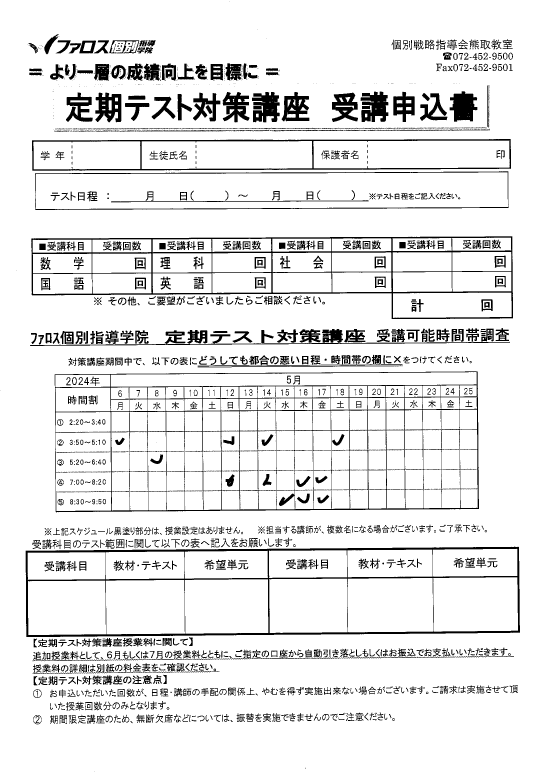
#> input picture photo_devel/timetable_page2.png, 1632 x 2325 px (shown at 1/3 size)
$ python photo3.py
#> lines starting #> are read from the running program, lines starting #| are printed output that depends on the picture; after the words box and inside, x2 and y2 are one past the last pixel; in counts of white or black regions, pixels touching at a corner belong together; long printed decimals are rounded
import cv2
import fitz
import sys
import os
import numpy as np
import matplotlib.pyplot as plt

def consecutive(array, isVertical=True, sequential = 10):
    # 各1成分目が0か1に更新されるリストを生成
    if not isVertical:
        array = array.T
    updated_first_component = [
        0 if 0 in row[:] else 1  # 0があれば1成分目を0に
        for row in array
    ]
    # 更新後のリストから連続する1の数をチェック
    current_consecutive_ones = 0
    for value in updated_first_component:
        if value == 1:
            current_consecutive_ones += 1
            if current_consecutive_ones >= sequential:  # 10回連続0が見つかれば True を返す
                return True
        else:
            current_consecutive_ones = 0
    return False  # 10回連続が見つからなければ False を返す

# 画像の読み込み
image_path = 'timetable_page2.png'  # 白黒画像のパス
image = cv2.imread(image_path, cv2.IMREAD_GRAYSCALE)  # グレースケールで読み込み
#> image: shape (2325, 1632); 90.4% white; 2085 black regions (981 under 20 px), largest, box (x1, y1, x2, y2) and area: (164, 1114, 1437, 1537) 33666, (77, 1640, 1560, 1911) 29563, (94, 709, 1539, 957) 27632

# 画像のサイズ（ピクセル数）を取得
height, width = image.shape
#> height = 2325; width = 1632

# 白なら 1, 黒なら 0 の配列を作成
binary_array = np.where(image == 255, 1, 0)

# スキャンの設定
rect_height = 420  # 四角形の高さ
rect_width = 1280  # 四角形の幅
line_thickness = 20  # 枠の太さ
fill_ratio = 1  # 黒の充填率
xvalue = 0
yvalue = 0
# 四角形のスキャン
for y in range(1050, height - rect_height + 1 - 700, 5):  # 5ピクセルごとにスキャン
    for x in range(0, width - rect_width + 1, 5):  # 5ピクセルごとにスキャン
        # 四角形内の領域を抽出
        roi = binary_array[y:y + rect_height, x:x + rect_width]

        # 四角形の枠部分を抽出
        mergin = 20
        frame_top = roi[:line_thickness, mergin:-mergin]  # 上辺
        frame_bottom = roi[-line_thickness:, mergin:-mergin]  # 下辺
        frame_left = roi[mergin:-mergin, :line_thickness]  # 左辺
        frame_right = roi[mergin:-mergin, -line_thickness:]  # 右辺
        if (consecutive(frame_top, False, 30) or consecutive(frame_bottom, False, 30) or consecutive(frame_left, True, 30) or consecutive(frame_right, True, 30)):
            continue
        point_top = np.sum(frame_top)/frame_top.size
        point_bottom = np.sum(frame_bottom)/frame_bottom.size
        point_left = np.sum(frame_left)/frame_left.size
        point_right = np.sum(frame_right)/frame_right.size

        tmp_fill_ratio = (point_bottom + point_left + point_right + point_top) / 4
        if tmp_fill_ratio < fill_ratio:
            fill_ratio = tmp_fill_ratio
            xvalue = x
            yvalue = y
print(xvalue, yvalue, fill_ratio)
#| 165 1115 0.835
roitable = binary_array[yvalue:yvalue + rect_height, xvalue:xvalue + rect_width]
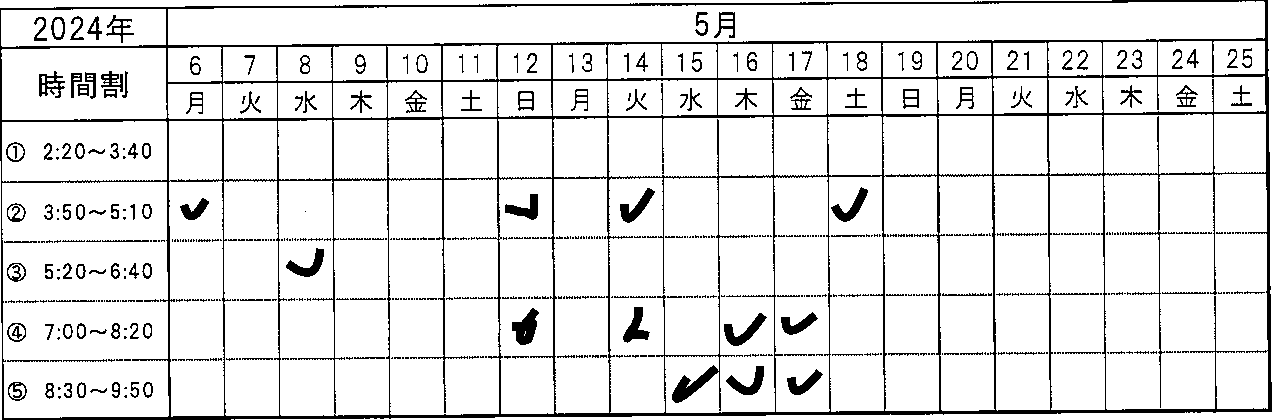
#> roitable: shape (420, 1280) int64; values 0 (black) and 1 (white), 90.1% white; 539 black regions (369 under 20 px), largest, box (x1, y1, x2, y2) and area: (0, 0, 1272, 420) 33476, (512, 308, 539, 345) 573, (724, 313, 767, 346) 516
print("gere")
# 縦線と横線を抽出する機能
horizontal_line = []
vertical_line = []
horizontal_lines = []
vertical_lines = []

vertical_threshold = 0.9
horizontal_threshold = 0.9
# 横線の抽出
y_tmp = 0
for y in range(0, rect_height + 1, 5):  # 3ピクセル間隔でスキャン
    mergin = 20
    width_tmp = 15
    roi = roitable[y:y + width_tmp, mergin:-mergin]  # 幅全体を含む領域
    if (consecutive(roi, False, 20)):
        continue
    fill_ratio = np.sum(roi) / (rect_width*width_tmp)  # 各行ごとの充填率を計算
    if fill_ratio < horizontal_threshold:
        if (y - y_tmp) < 20:
            continue
        y_tmp = y
        horizontal_line.append(y)
        horizontal_lines.append((0, y, rect_width, y))

# 縦線の抽出
x_tmp = 0
for x in range(0, rect_width + 1, 5):  # 3ピクセル間隔でスキャン
    mergin = 20
    width_tmp = 10
    roi = roitable[mergin+40:-mergin, x:x + width_tmp]  # 高さ全体を含む領域
    if (consecutive(roi, True, 20)):
        continue
    fill_ratio = np.sum(roi) / (rect_height*width_tmp)   # 各列ごとの充填率を計算
    if fill_ratio < vertical_threshold:
        if (x - x_tmp) < 20:
            continue
        x_tmp = x
        vertical_line.append(x)
        vertical_lines.append((x, 0, x, rect_height))

mergin = 20
output_data = []

# Available Slots: の情報を作成
for x in range(0, len(vertical_line) - 1):
    class_count = []
    for y in range(1, len(horizontal_line) - 1):
        roi = roitable[
            horizontal_line[y] + mergin : horizontal_line[y + 1] - mergin,
            vertical_line[x] + mergin : vertical_line[x + 1] - mergin,
        ]
        if (np.sum(roi) / (roi.shape[0] * roi.shape[1]) < 0.98):
            class_count.append(y)

    # 日付 x+1 をベースに出力フォーマットを整形
    if len(class_count) == 0:
        output_data.append(f"5/{x+6} 0")
    else:
        output_data.append(f"5/{x+6} " + " ".join(map(str, class_count)))
#> this loop made 20 passes

# テキストファイルにダンプ
output_file = "available_slots.txt"
with open(output_file, "w") as file:
    file.write("Available Slots:\n")
    file.write("\n".join(output_data))

# 結果を描画
line_image = cv2.cvtColor((roitable * 255).astype(np.uint8), cv2.COLOR_GRAY2BGR)

# 横線を赤で描画
for line in horizontal_lines:
    x1, y1, x2, y2 = line
    cv2.line(line_image, (x1, y1), (x2, y2), (0, 0, 255), 1)
#> this loop made 7 passes
#> line on passes 1 to 7: (0, 35, 1280, 35), (0, 110, 1280, 110), (0, 170, 1280, 170), (0, 230, 1280, 230), (0, 290, 1280, 290), (0, 350, 1280, 350), (0, 405, 1280, 405)
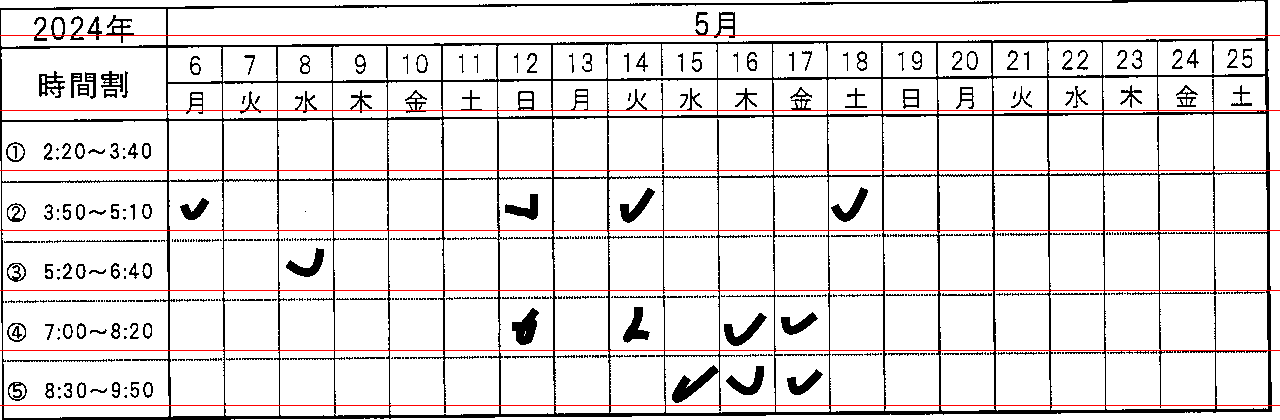
#> line_image: shape (420, 1280, 3); mean B, G, R 225.7, 225.7, 230

# 縦線を青で描画
for line in vertical_lines:
    x1, y1, x2, y2 = line
    cv2.line(line_image, (x1, y1), (x2, y2), (255, 0, 0), 1)
#> this loop made 21 passes
#> line on passes 1 to 12: (160, 0, 160, 420), (215, 0, 215, 420), (270, 0, 270, 420), (325, 0, 325, 420), (380, 0, 380, 420), (435, 0, 435, 420), (490, 0, 490, 420), (545, 0, 545, 420), (600, 0, 600, 420), (655, 0, 655, 420), (710, 0, 710, 420), (765, 0, 765, 420)
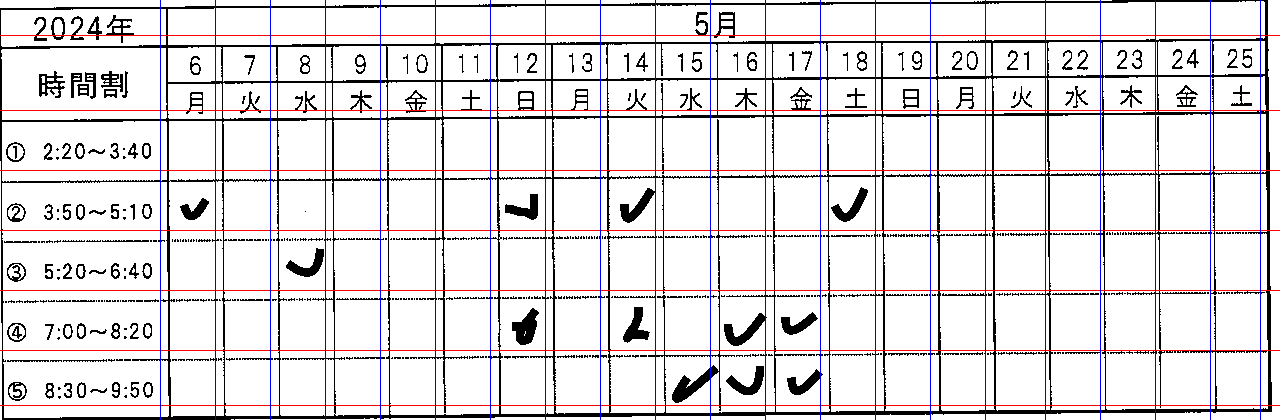
#> line_image: shape (420, 1280, 3); 1.64% of pixels changed, all inside (x1, y1, x2, y2) = (160, 0, 1261, 420)

# 結果を表示
plt.figure(figsize=(12, 6))
plt.imshow(cv2.cvtColor(line_image, cv2.COLOR_BGR2RGB))
plt.axis('off')
plt.show()

$ run again, with photo_devel/student_page1_img2.png copied over photo_devel/timetable_page2.png
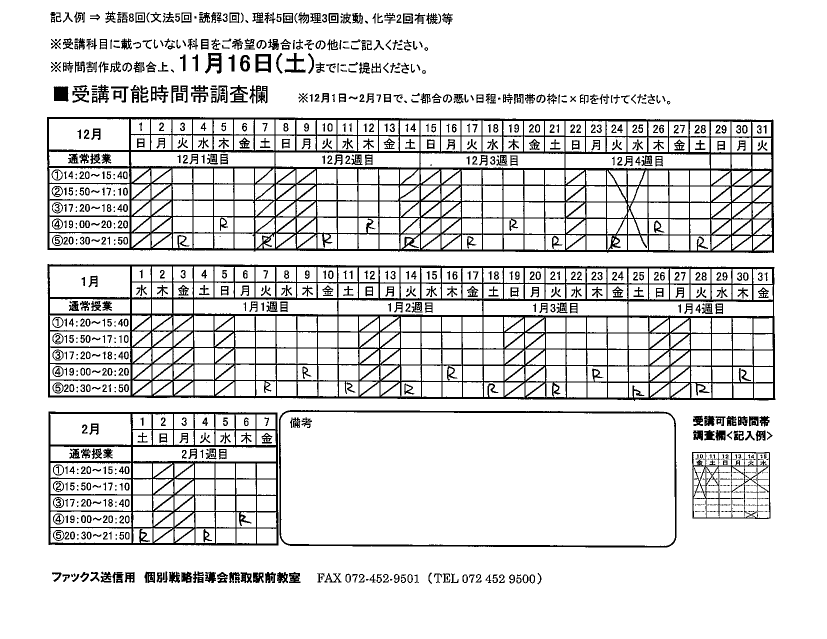
#> input picture photo_devel/student_page1_img2.png, 1653 x 1277 px (shown at 1/2 size)
#> image: shape (1277, 1653); 87.7% white; 1106 black regions (319 under 20 px), largest, box (x1, y1, x2, y2) and area: (94, 234, 1548, 506) 70835, (95, 528, 1551, 802) 68618, (97, 823, 557, 1091) 20756
#> after the loop `for y in range(1050, height - rect_height + 1 - 700, 5):`: fill_ratio = 1; xvalue = 0
#| 0 0 1
#> `roitable = binary_array[yvalue:yvalue + rect_height, xvalue:xvalue + r..`:
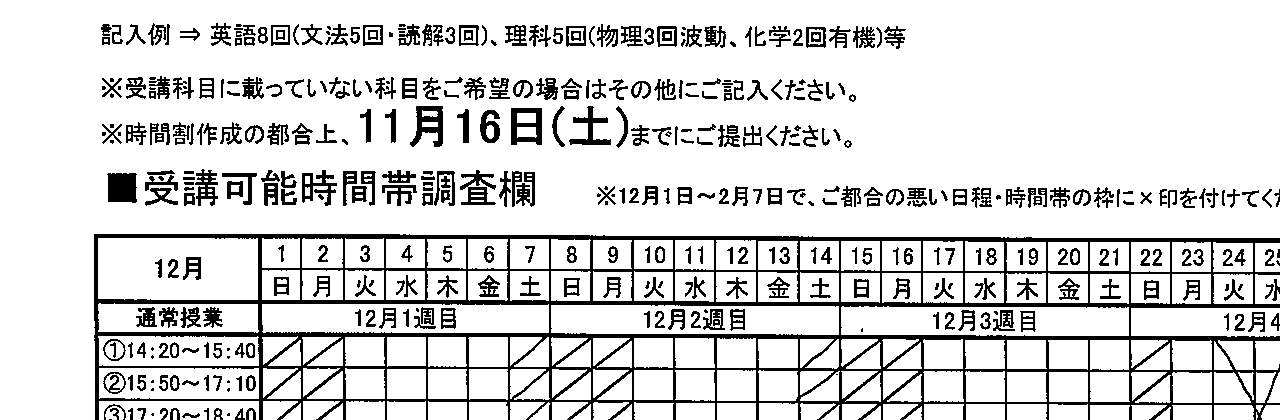
#> roitable: shape (420, 1280) int64; values 0 (black) and 1 (white), 85.2% white; 437 black regions (59 under 20 px), largest, box (x1, y1, x2, y2) and area: (94, 234, 1280, 420) 36102, (107, 173, 137, 203) 817, (410, 106, 443, 147) 712
#> after the loop `for y in range(0, rect_height + 1, 5):`: horizontal_line = []
